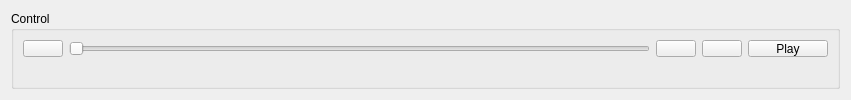
<?xml version="1.0" encoding="UTF-8"?>
<ui version="4.0">
 <class>controlform</class>
 <widget class="QWidget" name="controlform">
  <property name="geometry">
   <rect>
    <x>0</x>
    <y>0</y>
    <width>851</width>
    <height>100</height>
   </rect>
  </property>
  <property name="minimumSize">
   <size>
    <width>0</width>
    <height>100</height>
   </size>
  </property>
  <property name="maximumSize">
   <size>
    <width>16777215</width>
    <height>100</height>
   </size>
  </property>
  <property name="windowTitle">
   <string>Form</string>
  </property>
  <layout class="QVBoxLayout" name="verticalLayout">
   <item>
    <widget class="QGroupBox" name="groupBox">
     <property name="title">
      <string>Control</string>
     </property>
     <layout class="QVBoxLayout" name="verticalLayout_2">
      <item>
       <layout class="QHBoxLayout" name="buttonsHorizontalLayout">
        <item>
         <widget class="QPushButton" name="previousButton">
          <property name="text">
           <string/>
          </property>
          <property name="icon">
           <iconset resource="../res/vsdt.qrc">
            <normaloff>:/icons/previous.png</normaloff>:/icons/previous.png</iconset>
          </property>
         </widget>
        </item>
        <item>
         <widget class="QSlider" name="slider">
          <property name="orientation">
           <enum>Qt::Horizontal</enum>
          </property>
         </widget>
        </item>
        <item>
         <widget class="QPushButton" name="nextButton">
          <property name="text">
           <string/>
          </property>
          <property name="icon">
           <iconset resource="../res/vsdt.qrc">
            <normaloff>:/icons/next.png</normaloff>:/icons/next.png</iconset>
          </property>
         </widget>
        </item>
        <item>
         <widget class="QPushButton" name="stopButton">
          <property name="text">
           <string/>
          </property>
          <property name="icon">
           <iconset resource="../res/vsdt.qrc">
            <normaloff>:/icons/stop.png</normaloff>:/icons/stop.png</iconset>
          </property>
         </widget>
        </item>
        <item>
         <widget class="QPushButton" name="playButton">
          <property name="text">
           <string>Play</string>
          </property>
          <property name="icon">
           <iconset resource="../res/vsdt.qrc">
            <normaloff>:/icons/play.png</normaloff>:/icons/play.png</iconset>
          </property>
         </widget>
        </item>
       </layout>
      </item>
      <item>
       <layout class="QHBoxLayout" name="labelsHorizontalLayout">
        <item>
         <widget class="QLabel" name="timeLabel">
          <property name="text">
           <string/>
          </property>
         </widget>
        </item>
       </layout>
      </item>
     </layout>
    </widget>
   </item>
  </layout>
 </widget>
 <resources>
  <include location="../res/vsdt.qrc"/>
 </resources>
 <connections/>
</ui>
